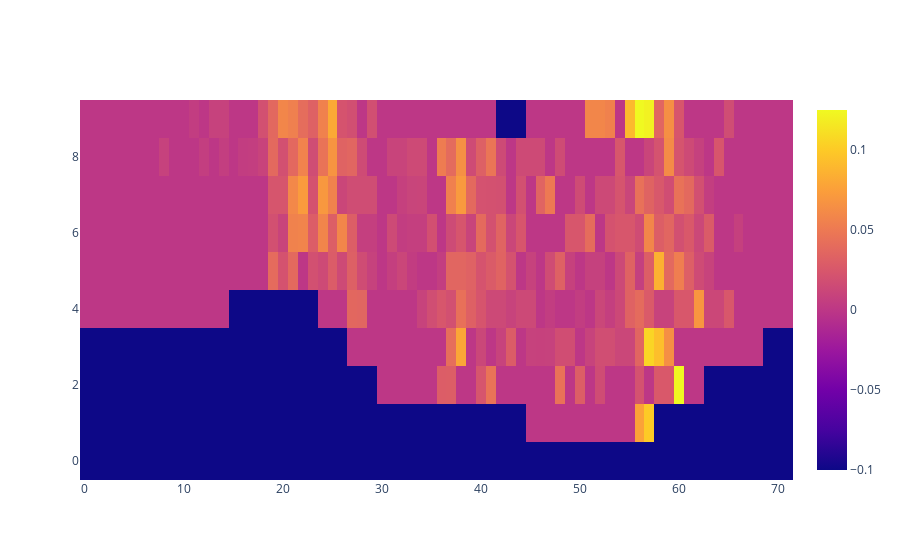

The cell this chart's notebook holds for it:
### Code cell
data = test_umass(test_project="HomeD/2016")
on_rate = np.full(ctx_info.get_ctx_space_shape(), -0.1)
for dis in data["Microwave [kW]"]:
    on_rate[dis["coor"]] = dis["distribution"][1] / (dis["distribution"][0] + dis["distribution"][1])


fig = go.Figure(data=go.Heatmap(z=np.transpose(on_rate)))
fig.show()

### Figure 1 — Plotly figure (JSON) as saved in the notebook; plotly's stock layout.template omitted (floating-point values rounded to 4 significant figures; data arrays with more than 128 entries replaced by an {"elided": "..."} marker saying what was removed)
{"data": [{"type": "heatmap", "z": {"elided": "10x72 float values"}}], "layout": {}}
